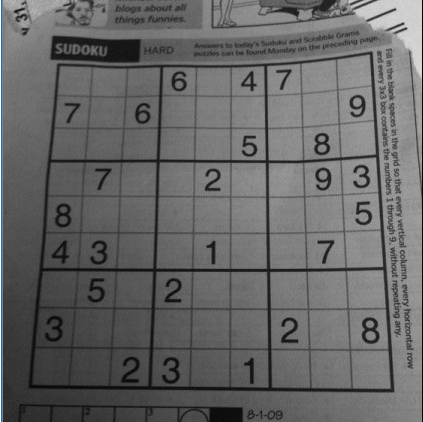
#> input picture 6.图片素材/shudu.png, 423 x 422 px, found by its file name
$ python '任务7-图像梯度.py'
#> lines starting #> are read from the running program, lines starting #| are printed output that depends on the picture
import cv2
import numpy as np
import myfunction as mf


img = cv2.imread('shudu.png', 0)
#> img: shape (422, 423); min 0, max 255, mean 102.1
# 自己进行垂直边缘提取
kernel = np.array([[-1, 0, 1],
                   [-2, 0, 2],
                   [-1, 0, 1]], dtype=np.float32)
dst_v = cv2.filter2D(img, -1, kernel)
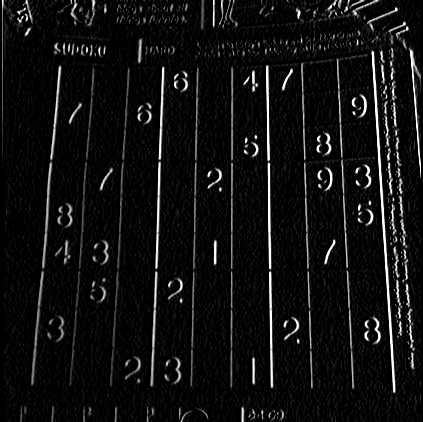
#> dst_v: shape (422, 423); min 0, max 255, mean 16.4
# 自己进行水平边缘提取
dst_h = cv2.filter2D(img, -1, kernel.T)
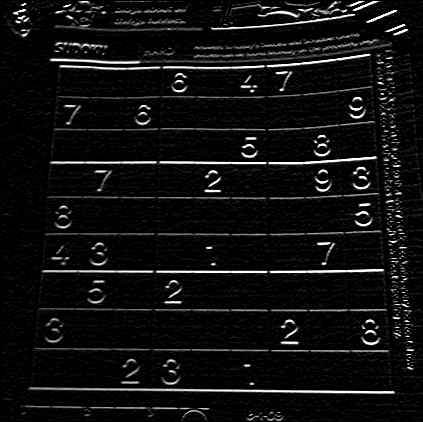
#> dst_h: shape (422, 423); min 0, max 255, mean 16.2
# 横向并排对比显示
#> (the run stopped early here; a loop or call above may not have finished)

$ run again, with 6.图片素材/13.png copied over 6.图片素材/shudu.png
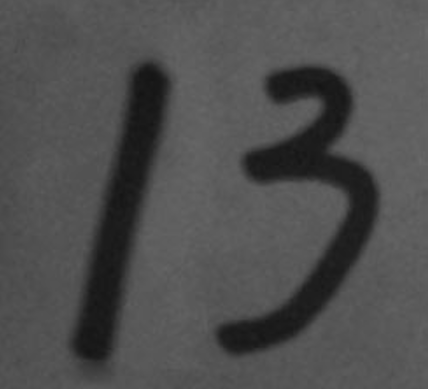
#> input picture 6.图片素材/13.png, 428 x 389 px, found by its file name
#> img is the input picture: shape (389, 428); min 20, max 106, mean 78.7
#> `dst_v = cv2.filter2D(img, -1, kernel)`:
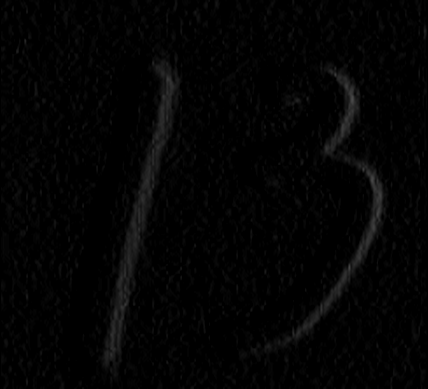
#> dst_v: shape (389, 428); min 0, max 74, mean 3.5
#> `dst_h = cv2.filter2D(img, -1, kernel.T)`:
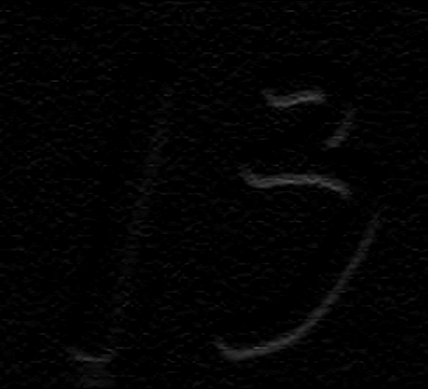
#> dst_h: shape (389, 428); min 0, max 90, mean 3

$ run again, with 6.图片素材/face.png copied over 6.图片素材/shudu.png
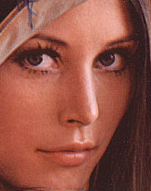
#> input picture 6.图片素材/face.png, 151 x 191 px, found by its file name
#> `img = cv2.imread('shudu.png', 0)`:
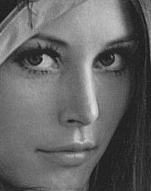
#> img: shape (191, 151); min 20, max 230, mean 100.8
#> `dst_h = cv2.filter2D(img, -1, kernel.T)`:
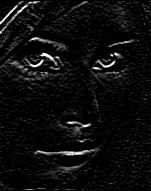
#> dst_h: shape (191, 151); min 0, max 255, mean 12.8
